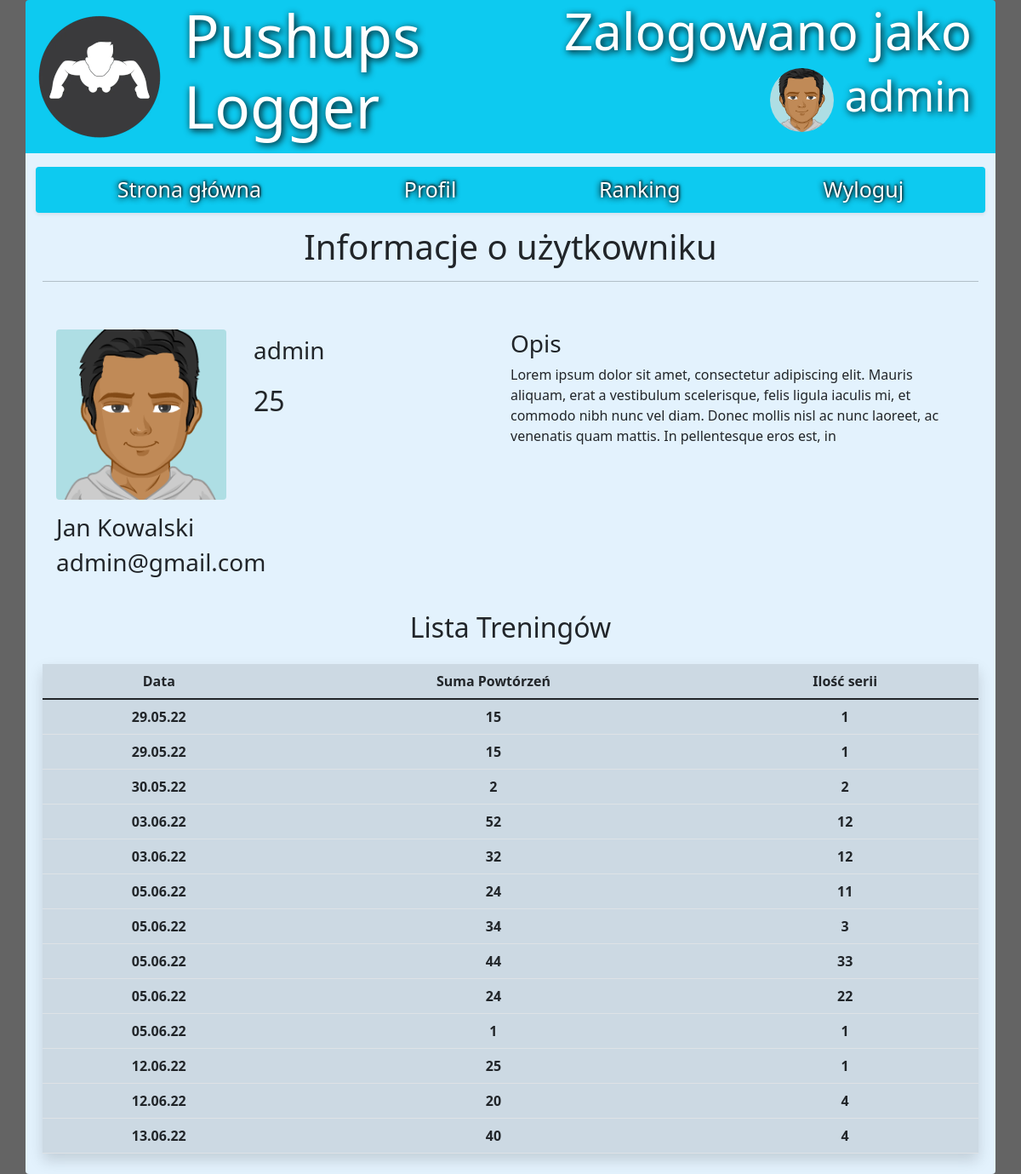
The page /profile/4 (signed in) on the database its author committed.
### base/models.py (models this page shows)
class User(AbstractUser):
    imie = models.CharField(max_length=30, null = True, blank = True)
    nazwisko = models.CharField(max_length=35, null = True, blank = True)
    first_name = None
    last_name= None
    wiek = models.IntegerField(null = True, blank = True)
    email = models.EmailField(unique=True, null = True)
    avatar = models.ImageField(null=True, default="avatar.webp")
    opis = models.TextField(max_length=250, null = True, blank = True)
    limit = models.BooleanField(default = False)
    dzien = models.DateTimeField(null = True)

class Pushups(models.Model):
    user = models.ForeignKey(User, on_delete = models.CASCADE, related_name="pushups")
    data = models.DateTimeField(auto_now_add=True)
    powtorzenia = models.IntegerField()
    seria = models.IntegerField()
    class Meta:
        verbose_name_plural = "Pushups"

### base/views.py (the view)
# urls.py: path("profile/<str:pk>", views.userProfile, name = "user-profile"),
def userProfile(request, pk):
    user = User.objects.get(id = pk)
    pushups = user.pushups.all()
    context = {'user': user, 'pushups': pushups}
    return render(request, 'base/user.html', context)

### base/templates/base/user.html (shortened to what this page needs)
{% extends 'main.html' %} {% load i18n %} {% load static %} {% block style %}
<link rel="stylesheet" type="text/css" href="{% static 'base/user.css' %}" />
{% endblock style%} {% block content %}
<h1 class="p-2 text-center">
  Informacje o użytkowniku
  <hr />
</h1>
<div class="container d-flex p-4">
  <div class="col-6">
    <div class="row d-flex">
      <div class="col-auto">
        <img class="profile_avatar rounded" src="{{ user.avatar.url }}" />
      </div>
      <div class="col-auto">
        <h3 class="p-2">{{user.username}}</h3>
        <h2 class="p-2">{{user.wiek}}</h2>
      </div>
    </div>
    <h3 class="pt-3">{{user.imie}} {{user.nazwisko}}</h3>
    <h3>{{user.email}}</h3>
  </div>
  <div class="col-6">
    <h3>Opis</h3>
    <p>{{user.opis}}</p>
  </div>
</div>
<h2 class="text-center p-2">Lista Treningów</h2>
<div class="container p-2">
  <table class="table shadow table-active table-hover text-center">
    <thead>
      <tr>
        <th>Data</th>
        <th>Suma Powtórzeń</th>
        <th>Ilość serii</th>
      </tr>
    </thead>
    <tbody>
      {% for pushup in pushups %}
      <tr>
        <th>
          {% language 'pl' %} {{pushup.data | date:"d.m.y "}} {% endlanguage %}
        </th>
        <th>{{pushup.powtorzenia}}</th>
        <th>{{pushup.seria}}</th>
      </tr>
      {% endfor %}
    </tbody>
  </table>
</div>
{% endblock content %}

### templates/main.html (shortened to what this page needs)
{% load static %}
<!doctype html>
  <head>
    <link rel="stylesheet" type="text/css" href="{% static 'main.css' %}">
    {% block style %}
    {% endblock style%}
    <link href="https://cdn.jsdelivr.net/npm/bootstrap@5.1.3/dist/css/bootstrap.min.css" rel="stylesheet">
  </head>
  <body style="background-color: #646464;">
    <div  class="container bg-info text-white rounded-top">
      <div class="row logo">
        <div class="col-auto">
          <img src="{% static 'images/pushlogo.png' %}" alt="logo" id="logo-img">
        </div>
        <div class="col-4">
          <h1 id="logo-text">Pushups<br>Logger</h1>
        </div>
        <div class="col-6 d-flex flex-column align-items-end">
          {% if request.user.is_authenticated %}
            <h1 id="logo-text" style="font-size: 60px;">Zalogowano jako</h1>
            <h3 id="logo-text" style="font-size: 50px;">
              <a href="{% url 'user-profile' user.id %}" style="text-decoration: none; color: white;">
                <img class="rounded-circle avatarpic" src="{{ user.avatar.url }}"/>
                {{ user.username }}
              </a>
            </h3>
          {% endif %}
        </div>
      </div>
    </div>
      <nav class="container navbar navbar-expand-lg navbar-light pt-3" style="background-color: #e3f2fd;">
        <div class="shadow-sm container justify-content-around bg-info rounded">
          <a class="nav-link text-white NLINK" href="{% url 'home' %}">Strona główna</a>
          {% if request.user.is_authenticated %}
          <a class="nav-link text-white NLINK" href="{% url 'user-profile' user.id %}">Profil</a>
          {% else %}
          <a class="nav-link text-white NLINK" href="{% url 'login' %}">Profil</a>
          {% endif %}
          <a class="nav-link text-white NLINK" href="{% url 'ranking' %}">Ranking</a>
          {% if request.user.is_authenticated %}
            <a class="nav-link text-white NLINK" href="{% url 'logout' %}">Wyloguj</a>
          {% endif %}
        </div>
      </nav>
      <div class="container rounded-bottom" style="background-color: #e3f2fd;">
      {% block content %}
      {% endblock content %}
    </div>
  </body>
</html>

### static/main.css (style rules this page uses)
.logo { display: flex; height: 180px; }
.NLINK { text-shadow: 1px -1px 3px #000000, -1px 1px 7px #000000; font-size: 25px; }
#logo-text { font-size: 69px; text-shadow: 2px 2px 8px black; }
#logo-img { display: block; margin-top: 15px; }
.avatarpic { width: 75px; height: 75px; }

### base/static/base/user.css (style rules this page uses)
.profile_avatar { width: 200px; height: 200px; }

### rows shown on the page
User: avatar (picture), username "admin", wiek "25", imie "Jan", nazwisko "Kowalski", email "admin@gmail.com", opis "Lorem ipsum dolor sit amet, consectetur adipiscing elit. Mauris aliquam, erat a vestibulum scelerisque, felis ligula iaculis mi, et commodo nibh nunc vel diam. Donec mollis nisl ac nunc laoreet, ac venenatis quam mattis. In pellentesque eros est, in"
Pushups: data "29.05.22", powtorzenia "15", seria "1"
Pushups: data "29.05.22", powtorzenia "15", seria "1"
Pushups: data "30.05.22", powtorzenia "2", seria "2"
Pushups: data "03.06.22", powtorzenia "52", seria "12"
Pushups: data "03.06.22", powtorzenia "32", seria "12"
Pushups: data "05.06.22", powtorzenia "24", seria "11"
Pushups: data "05.06.22", powtorzenia "34", seria "3"
Pushups: data "05.06.22", powtorzenia "44", seria "33"
Pushups: data "05.06.22", powtorzenia "24", seria "22"
Pushups: data "05.06.22", powtorzenia "1", seria "1"
Pushups: data "12.06.22", powtorzenia "25", seria "1"
Pushups: data "12.06.22", powtorzenia "20", seria "4"
Pushups: data "13.06.22", powtorzenia "40", seria "4"
